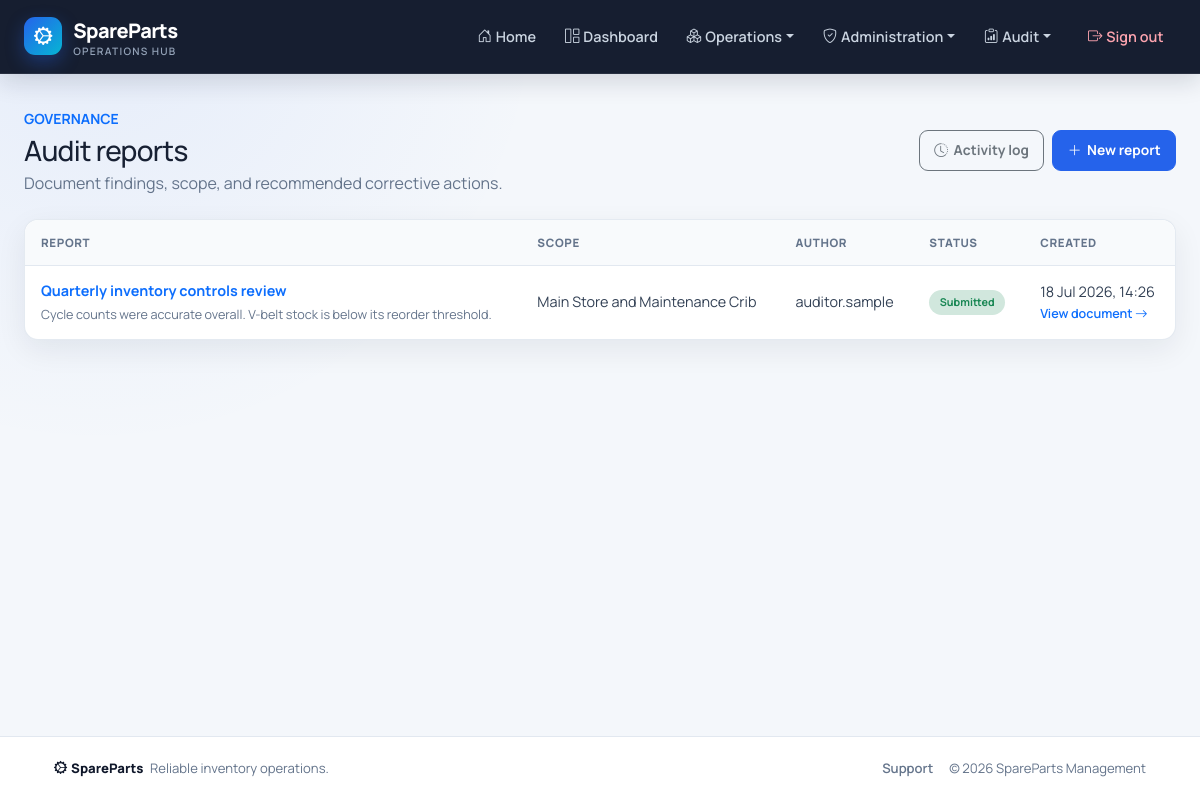
The page /audit-reports/ (signed in) on the database its author committed.
### core/models.py (models this page shows, shortened)
class AuditReport(models.Model):
    STATUS_CHOICES = (
        ('draft', 'Draft'),
        ('submitted', 'Submitted'),
    )
    title = models.CharField(max_length=200)
    scope = models.CharField(max_length=255)
    findings = models.TextField()
    recommendations = models.TextField(blank=True)
    status = models.CharField(max_length=20, choices=STATUS_CHOICES, default='draft')
    created_by = models.ForeignKey(
        CustomUser, on_delete=models.PROTECT, related_name='audit_reports'
    )
    created_at = models.DateTimeField(auto_now_add=True)
    updated_at = models.DateTimeField(auto_now=True)
    class Meta:
        ordering = ('-created_at',)

class CustomUser(AbstractUser):
    role = models.ForeignKey(
        Role, on_delete=models.SET_NULL, null=True, blank=True, related_name='users'
    )
    phone = models.CharField(max_length=15, blank=True, null=True)
    access_permissions = models.ManyToManyField(
        AccessPermission, blank=True, related_name='users'
    )
    def has_access(self, code):
        if not self.is_authenticated or not self.is_active:
            return False
        if self.is_superuser:
            return True
        return self.get_effective_access_permissions().filter(code=code).exists()

### core/views.py (the view)
# urls.py: path('audit-reports/', views.AuditReportListView.as_view(), name='auditreport_list'),
class AuditReportListView(LoginRequiredMixin, RoleRequiredMixin, ListView):
    model = AuditReport
    template_name = 'auditreport_list.html'
    context_object_name = 'reports'
    permission_required = 'audit.view'
    paginate_by = 25
    def get_queryset(self):
        return super().get_queryset().select_related('created_by')

### core/templatetags/rbac.py (called while the page is built)
@register.filter
def has_access(user, code):
    return bool(getattr(user, 'has_access', lambda unused: False)(code))

### parts/mixins.py (called while the page is built)
    def get_permission_required(self):
        if self.permission_required:
            return self.permission_required
        model_name = self.model._meta.model_name
        module = self.permission_modules.get(model_name, model_name)
        action = 'view' if self.__class__.__name__.endswith(('ListView', 'DetailView')) else 'manage'
        return f'{module}.{action}'

    def dispatch(self, request, *args, **kwargs):
        if self.get_permission_required() == 'users.manage' and not request.user.is_superuser:
            raise PermissionDenied("Only a super admin can manage users and permissions.")
        if request.user.is_authenticated and request.user.has_access(self.get_permission_required()):
            return super().dispatch(request, *args, **kwargs)
        raise PermissionDenied("You do not have permission to access this page.")

### templates/auditreport_list.html (shortened to what this page needs)
{% extends 'base.html' %}
{% load rbac %}
{% block content %}
<div class="d-flex justify-content-between align-items-center mb-4">
    <div><span class="text-primary fw-bold small text-uppercase">Governance</span><h1 class="h3 mt-1 mb-1">Audit reports</h1><p class="text-muted mb-0">Document findings, scope, and recommended corrective actions.</p></div>
    <div class="d-flex gap-2"><a href="{% url 'core:auditlog_list' %}" class="btn btn-outline-secondary"><i class="bi bi-clock-history"></i>Activity log</a>{% if user|has_access:'audit.reports.add' %}<a href="{% url 'core:auditreport_add' %}" class="btn btn-primary"><i class="bi bi-plus-lg"></i>New report</a>{% endif %}</div>
</div>
<div class="card"><div class="table-responsive"><table class="table table-hover"><thead><tr><th>Report</th><th>Scope</th><th>Author</th><th>Status</th><th>Created</th></tr></thead><tbody>
{% for report in reports %}<tr><td><a class="fw-bold text-decoration-none" href="{% url 'core:auditreport_detail' report.pk %}">{{ report.title }}</a><div class="small text-muted mt-1">{{ report.findings|truncatechars:90 }}</div></td><td>{{ report.scope }}</td><td>{{ report.created_by.username }}</td><td>{% if report.status == 'submitted' %}<span class="badge bg-success-subtle text-success">Submitted</span>{% else %}<span class="badge bg-warning-subtle text-warning-emphasis">Draft</span>{% endif %}</td><td><div>{{ report.created_at|date:"d M Y, H:i" }}</div><a href="{% url 'core:auditreport_detail' report.pk %}" class="small fw-semibold text-decoration-none">View document <i class="bi bi-arrow-right"></i></a></td></tr>
{% empty %}<tr><td colspan="5" class="text-center py-5"><i class="bi bi-file-earmark-text fs-1 text-muted d-block mb-2"></i><strong>No audit reports yet</strong><div class="text-muted small">Create the first report to begin documenting findings.</div></td></tr>{% endfor %}
</tbody></table></div></div>
{% endblock %}

### templates/base.html (style rules this page uses)
:root { --sp-navy: #0f172a; --sp-navy-soft: #1e293b; --sp-primary: #2563eb; --sp-primary-dark: #1d4ed8; --sp-cyan: #06b6d4; --sp-surface: #ffffff; --sp-bg: #f4f7fb; --sp-border: #e2e8f0; --sp-muted: #64748b; --sp-text: #172033; --sp-radius: 14px; --sp-shadow: 0 10px 30px rgba(15, 23, 42, .07); }
* { box-sizing: border-box; }
html { scroll-behavior: smooth; }
body { min-height: 100vh; display: flex; flex-direction: column; margin: 0; color: var(--sp-text); background: radial-gradient(circle at 8% 0%, rgba(37, 99, 235, .07), transparent 28rem), var(--sp-bg); font-family: "Manrope", system-ui, -apple-system, "Segoe UI", sans-serif; -webkit-font-smoothing: antialiased; }
a { text-underline-offset: 3px; }
.page-header, .d-flex.justify-content-between.mb-4, .d-flex.justify-content-between.align-items-center.mb-4 { gap: 1rem; align-items: center; }
h1, h2, h3, h4, h5, h6 { color: var(--sp-navy); letter-spacing: -.025em; }
h1, .h1 { font-weight: 800; }
.text-muted { color: var(--sp-muted) !important; }
.card { border: 1px solid rgba(226, 232, 240, .9) !important; border-radius: var(--sp-radius) !important; background: var(--sp-surface); box-shadow: var(--sp-shadow) !important; overflow: hidden; }
.table-responsive { border-radius: inherit; }
.table { --bs-table-bg: transparent; --bs-table-hover-bg: #f8fafc; margin-bottom: 0; vertical-align: middle; }
.table thead th { padding: .85rem 1rem; border-bottom: 1px solid var(--sp-border); background: #f8fafc !important; color: #64748b !important; font-size: .72rem !important; font-weight: 800 !important; letter-spacing: .055em; text-transform: uppercase; white-space: nowrap; }
.table tbody td { padding: .9rem 1rem; border-color: #edf2f7; color: #334155; font-size: .9rem; }
.table tbody tr:last-child td { border-bottom: 0; }
.btn { min-height: 40px; display: inline-flex; align-items: center; justify-content: center; gap: .35rem; padding: .55rem .9rem; border-radius: 9px; font-size: .86rem; font-weight: 700; box-shadow: none !important; transition: transform .16s ease, background .16s ease, border-color .16s ease; }
.btn-primary { background: var(--sp-primary); border-color: var(--sp-primary); }
.badge { padding: .42rem .65rem; border-radius: 999px; font-weight: 700; }

### rows shown on the page
AuditReport: title "Quarterly inventory controls review", findings "Cycle counts were accurate overall. V-belt stock is below its reorder threshold.", scope "Main Store and Maintenance Crib", created_by.username "auditor.sample", status "Submitted", created_at "18 Jul 2026, 14:26"
